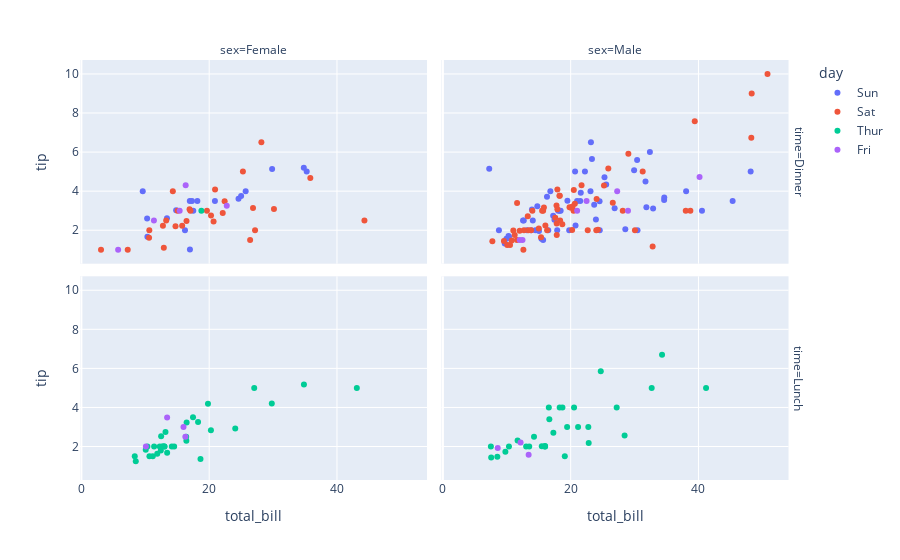

The notebook cell this image was saved under:
### Code cell
fig = px.scatter(tips, x="total_bill", y="tip", color="day", facet_col="sex", facet_row="time")
fig.show()

### Figure 1 — Plotly figure (JSON) as saved in the notebook; plotly's stock layout.template omitted (floating-point values rounded to 4 significant figures)
{"data": [{"hovertemplate": "day=Sun<br>time=Dinner<br>sex=Female<br>total_bill=%{x}<br>tip=%{y}<extra></extra>", "legendgroup": "Sun", "marker": {"color": "#636efa", "symbol": "circle"}, "mode": "markers", "name": "Sun", "orientation": "v", "showlegend": true, "type": "scatter", "x": [16.99, 24.59, 35.26, 14.83, 10.33, 16.97, 10.29, 34.81, 25.71, 17.31, 29.85, 25, 13.39, 16.21, 17.51, 9.6, 20.9, 18.15], "xaxis": "x3", "y": [1.01, 3.61, 5, 3.02, 1.67, 3.5, 2.6, 5.2, 4, 3.5, 5.14, 3.75, 2.61, 2, 3, 4, 3.5, 3.5], "yaxis": "y3"}, {"hovertemplate": "day=Sun<br>time=Dinner<br>sex=Male<br>total_bill=%{x}<br>tip=%{y}<extra></extra>", "legendgroup": "Sun", "marker": {"color": "#636efa", "symbol": "circle"}, "mode": "markers", "name": "Sun", "orientation": "v", "showlegend": false, "type": "scatter", "x": [10.34, 21.01, 23.68, 25.29, 8.77, 26.88, 15.04, 14.78, 10.27, 15.42, 18.43, 21.58, 16.29, 17.46, 13.94, 9.68, 30.4, 18.29, 22.23, 32.4, 28.55, 18.04, 12.54, 9.94, 25.56, 19.49, 38.07, 23.95, 29.93, 14.07, 13.13, 17.26, 24.55, 19.77, 48.17, 16.49, 21.5, 12.66, 13.81, 24.52, 20.76, 31.71, 7.25, 31.85, 16.82, 32.9, 17.89, 14.48, 34.63, 34.65, 23.33, 45.35, 23.17, 40.55, 20.69, 30.46, 23.1, 15.69], "xaxis": "x4", "y": [1.66, 3.5, 3.31, 4.71, 2, 3.12, 1.96, 3.23, 1.71, 1.57, 3, 3.92, 3.71, 2.54, 3.06, 1.32, 5.6, 3, 5, 6, 2.05, 3, 2.5, 1.56, 4.34, 3.51, 4, 2.55, 5.07, 2.5, 2, 2.74, 2, 2, 5, 2, 3.5, 2.5, 2, 3.48, 2.24, 4.5, 5.15, 3.18, 4, 3.11, 2, 2, 3.55, 3.68, 5.65, 3.5, 6.5, 3, 5, 2, 4, 1.5], "yaxis": "y4"}, {"hovertemplate": "day=Sat<br>time=Dinner<br>sex=Female<br>total_bill=%{x}<br>tip=%{y}<extra></extra>", "legendgroup": "Sat", "marker": {"color": "#EF553B", "symbol": "circle"}, "mode": "markers", "name": "Sat", "orientation": "v", "showlegend": true, "type": "scatter", "x": [20.29, 15.77, 19.65, 15.06, 20.69, 16.93, 26.41, 16.45, 3.07, 17.07, 26.86, 25.28, 14.73, 44.3, 22.42, 20.92, 14.31, 7.25, 10.59, 10.63, 12.76, 13.27, 28.17, 12.9, 30.14, 22.12, 35.83, 27.18], "xaxis": "x3", "y": [2.75, 2.23, 3, 3, 2.45, 3.07, 1.5, 2.47, 1, 3, 3.14, 5, 2.2, 2.5, 3.48, 4.08, 4, 1, 1.61, 2, 2.23, 2.5, 6.5, 1.1, 3.09, 2.88, 4.67, 2], "yaxis": "y3"}, {"hovertemplate": "day=Sat<br>time=Dinner<br>sex=Male<br>total_bill=%{x}<br>tip=%{y}<extra></extra>", "legendgroup": "Sat", "marker": {"color": "#EF553B", "symbol": "circle"}, "mode": "markers", "name": "Sat", "orientation": "v", "showlegend": false, "type": "scatter", "x": [20.65, 17.92, 39.42, 19.82, 17.81, 13.37, 12.69, 21.7, 9.55, 18.35, 17.78, 24.06, 16.31, 18.69, 31.27, 16.04, 38.01, 11.24, 48.27, 20.29, 13.81, 11.02, 18.29, 17.59, 20.08, 20.23, 15.01, 12.02, 10.51, 17.92, 15.36, 20.49, 25.21, 18.24, 14, 50.81, 15.81, 26.59, 38.73, 24.27, 30.06, 25.89, 48.33, 28.15, 11.59, 7.74, 20.45, 13.28, 24.01, 15.69, 11.61, 10.77, 15.53, 10.07, 12.6, 32.83, 29.03, 22.67, 17.82], "xaxis": "x4", "y": [3.35, 4.08, 7.58, 3.18, 2.34, 2, 2, 4.3, 1.45, 2.5, 3.27, 3.6, 2, 2.31, 5, 2.24, 3, 1.76, 6.73, 3.21, 2, 1.98, 3.76, 2.64, 3.15, 2.01, 2.09, 1.97, 1.25, 3.08, 1.64, 4.06, 4.29, 3.76, 3, 10, 3.16, 3.41, 3, 2.03, 2, 5.16, 9, 3, 1.5, 1.44, 3, 2.72, 2, 3, 3.39, 1.47, 3, 1.25, 1, 1.17, 5.92, 2, 1.75], "yaxis": "y4"}, {"hovertemplate": "day=Thur<br>time=Dinner<br>sex=Female<br>total_bill=%{x}<br>tip=%{y}<extra></extra>", "legendgroup": "Thur", "marker": {"color": "#00cc96", "symbol": "circle"}, "mode": "markers", "name": "Thur", "orientation": "v", "showlegend": true, "type": "scatter", "x": [18.78], "xaxis": "x3", "y": [3], "yaxis": "y3"}, {"hovertemplate": "day=Thur<br>time=Lunch<br>sex=Female<br>total_bill=%{x}<br>tip=%{y}<extra></extra>", "legendgroup": "Thur", "marker": {"color": "#00cc96", "symbol": "circle"}, "mode": "markers", "name": "Thur", "orientation": "v", "showlegend": false, "type": "scatter", "x": [10.07, 34.83, 10.65, 12.43, 24.08, 13.42, 12.48, 29.8, 14.52, 11.38, 20.27, 11.17, 12.26, 18.26, 8.51, 10.33, 14.15, 13.16, 17.47, 27.05, 16.43, 8.35, 18.64, 11.87, 19.81, 43.11, 13, 12.74, 13, 16.4, 16.47], "xaxis": "x", "y": [1.83, 5.17, 1.5, 1.8, 2.92, 1.68, 2.52, 4.2, 2, 2, 2.83, 1.5, 2, 3.25, 1.25, 2, 2, 2.75, 3.5, 5, 2.3, 1.5, 1.36, 1.63, 4.19, 5, 2, 2.01, 2, 2.5, 3.23], "yaxis": "y"}, {"hovertemplate": "day=Thur<br>time=Lunch<br>sex=Male<br>total_bill=%{x}<br>tip=%{y}<extra></extra>", "legendgroup": "Thur", "marker": {"color": "#00cc96", "symbol": "circle"}, "mode": "markers", "name": "Thur", "orientation": "v", "showlegend": false, "type": "scatter", "x": [27.2, 22.76, 17.29, 19.44, 16.66, 32.68, 15.98, 13.03, 18.28, 24.71, 21.16, 11.69, 14.26, 15.95, 8.52, 22.82, 19.08, 16, 34.3, 41.19, 9.78, 7.51, 28.44, 15.48, 16.58, 7.56, 10.34, 13.51, 18.71, 20.53], "xaxis": "x2", "y": [4, 3, 2.71, 3, 3.4, 5, 2.03, 2, 4, 5.85, 3, 2.31, 2.5, 2, 1.48, 2.18, 1.5, 2, 6.7, 5, 1.73, 2, 2.56, 2.02, 4, 1.44, 2, 2, 4, 4], "yaxis": "y2"}, {"hovertemplate": "day=Fri<br>time=Dinner<br>sex=Female<br>total_bill=%{x}<br>tip=%{y}<extra></extra>", "legendgroup": "Fri", "marker": {"color": "#ab63fa", "symbol": "circle"}, "mode": "markers", "name": "Fri", "orientation": "v", "showlegend": true, "type": "scatter", "x": [5.75, 16.32, 22.75, 11.35, 15.38], "xaxis": "x3", "y": [1, 4.3, 3.25, 2.5, 3], "yaxis": "y3"}, {"hovertemplate": "day=Fri<br>time=Dinner<br>sex=Male<br>total_bill=%{x}<br>tip=%{y}<extra></extra>", "legendgroup": "Fri", "marker": {"color": "#ab63fa", "symbol": "circle"}, "mode": "markers", "name": "Fri", "orientation": "v", "showlegend": false, "type": "scatter", "x": [28.97, 22.49, 40.17, 27.28, 12.03, 21.01, 12.46], "xaxis": "x4", "y": [3, 3.5, 4.73, 4, 1.5, 3, 1.5], "yaxis": "y4"}, {"hovertemplate": "day=Fri<br>time=Lunch<br>sex=Female<br>total_bill=%{x}<br>tip=%{y}<extra></extra>", "legendgroup": "Fri", "marker": {"color": "#ab63fa", "symbol": "circle"}, "mode": "markers", "name": "Fri", "orientation": "v", "showlegend": false, "type": "scatter", "x": [13.42, 15.98, 16.27, 10.09], "xaxis": "x", "y": [3.48, 3, 2.5, 2], "yaxis": "y"}, {"hovertemplate": "day=Fri<br>time=Lunch<br>sex=Male<br>total_bill=%{x}<br>tip=%{y}<extra></extra>", "legendgroup": "Fri", "marker": {"color": "#ab63fa", "symbol": "circle"}, "mode": "markers", "name": "Fri", "orientation": "v", "showlegend": false, "type": "scatter", "x": [12.16, 8.58, 13.42], "xaxis": "x2", "y": [2.2, 1.92, 1.58], "yaxis": "y2"}], "layout": {"annotations": [{"font": {}, "showarrow": false, "text": "sex=Female", "x": 0.24, "xanchor": "center", "xref": "paper", "y": 1, "yanchor": "bottom", "yref": "paper"}, {"font": {}, "showarrow": false, "text": "sex=Male", "x": 0.74, "xanchor": "center", "xref": "paper", "y": 1, "yanchor": "bottom", "yref": "paper"}, {"font": {}, "showarrow": false, "text": "time=Lunch", "textangle": 90, "x": 0.98, "xanchor": "left", "xref": "paper", "y": 0.2425, "yanchor": "middle", "yref": "paper"}, {"font": {}, "showarrow": false, "text": "time=Dinner", "textangle": 90, "x": 0.98, "xanchor": "left", "xref": "paper", "y": 0.7575, "yanchor": "middle", "yref": "paper"}], "legend": {"title": {"text": "day"}, "tracegroupgap": 0}, "margin": {"t": 60}, "xaxis": {"anchor": "y", "domain": [0, 0.48], "title": {"text": "total_bill"}}, "xaxis2": {"anchor": "y2", "domain": [0.5, 0.98], "matches": "x", "title": {"text": "total_bill"}}, "xaxis3": {"anchor": "y3", "domain": [0, 0.48], "matches": "x", "showticklabels": false}, "xaxis4": {"anchor": "y4", "domain": [0.5, 0.98], "matches": "x", "showticklabels": false}, "yaxis": {"anchor": "x", "domain": [0, 0.485], "title": {"text": "tip"}}, "yaxis2": {"anchor": "x2", "domain": [0, 0.485], "matches": "y", "showticklabels": false}, "yaxis3": {"anchor": "x3", "domain": [0.515, 1], "matches": "y", "title": {"text": "tip"}}, "yaxis4": {"anchor": "x4", "domain": [0.515, 1], "matches": "y", "showticklabels": false}}}
